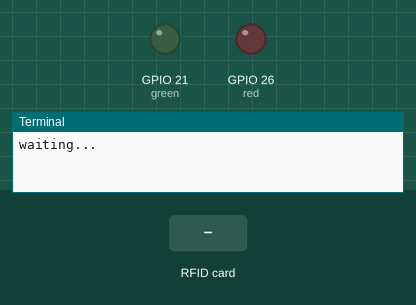
The program below on a simulated Raspberry Pi (BCM pin numbers). Parts: output pins drawn as LEDs (lit = HIGH), the last lines printed to the terminal. Inputs (shaded band) come from the test bench. The RFID card's data blocks start empty.

Above: at 1.2 s.
1.3 s: RFID card 5E 7A 19 C4 held to the reader
At 2.7 s:
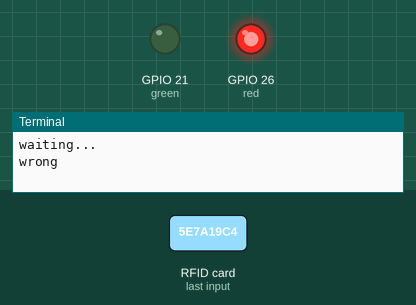
Timing chart, 0 to 7.8 s (numbered marks = the images above; inputs shaded):
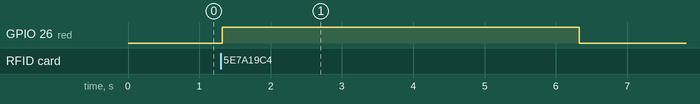

Measured:
- after the input at 1.3 s, GPIO 26 (red): LOW → HIGH at once, → LOW 5.0 s later

The program:

main.py
```python
from mfrc522 import SimpleMFRC522
import RPi.GPIO as GPIO
from time import sleep
import subprocess
import hashlib

hash_code = "14b114aa5fadf41b4caa65f2dd788c0ae04a543231a6fadc7435257299dcec0d" #  hash of the password on the nfc_tag

 #  light control beginning
GPIO.setwarnings(False)
GPIO.setmode(GPIO.BCM)
green = 21 #  gpio pin of the green led
red = 26 #  gpio pin of the red led
GPIO.setup(green, GPIO.OUT)
GPIO.setup(red, GPIO.OUT)
def led_on(color):
    GPIO.output(color, GPIO.HIGH)
def led_off(color):
    GPIO.output(color, GPIO.LOW)
 #  light control ending


def read_nfc():
    global nfc_text
    reader = SimpleMFRC522()
    print("waiting...")
    id, nfc_text = reader.read()


def hash_berechnung(content):
    data = content.strip()
    data_bytes = data.encode('utf-8')
    hash_object = hashlib.sha256()
    hash_object.update(data_bytes)
    return hash_object.hexdigest()


def log_in():
    command = "startx"
    subprocess.run(command, shell=True, capture_output=True)


if __name__ == "__main__":
    while True:
        read_nfc()
        if str(hash_berechnung(nfc_text)) == hash_code:
            print("correct")
            led_on(green)
            sleep(3)
            led_off(green)
            log_in()
        else:
            print("wrong")
            led_on(red)
            sleep(5)
            led_off(red)
```
